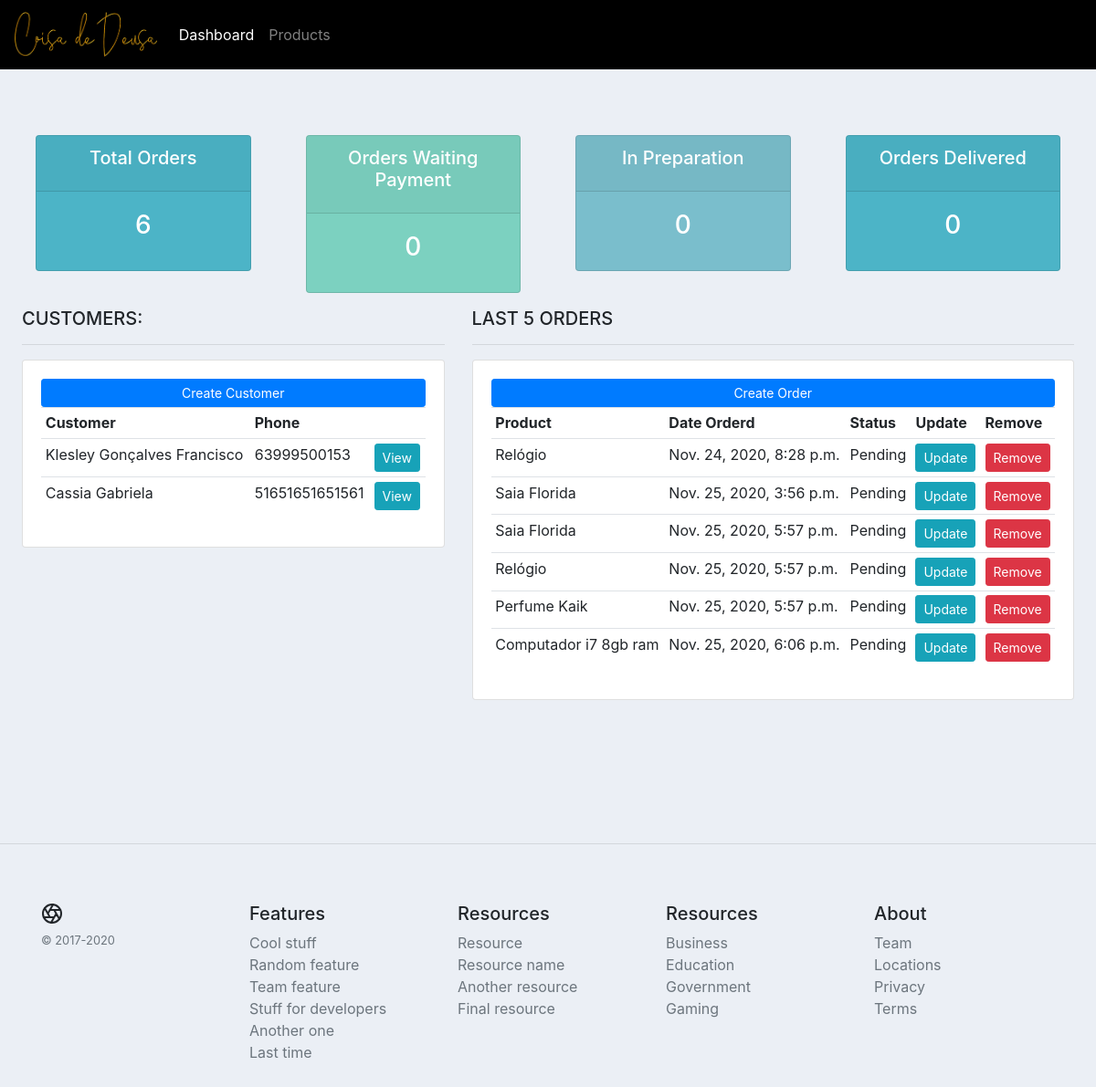
The page /accounts/ on the database as committed earlier.
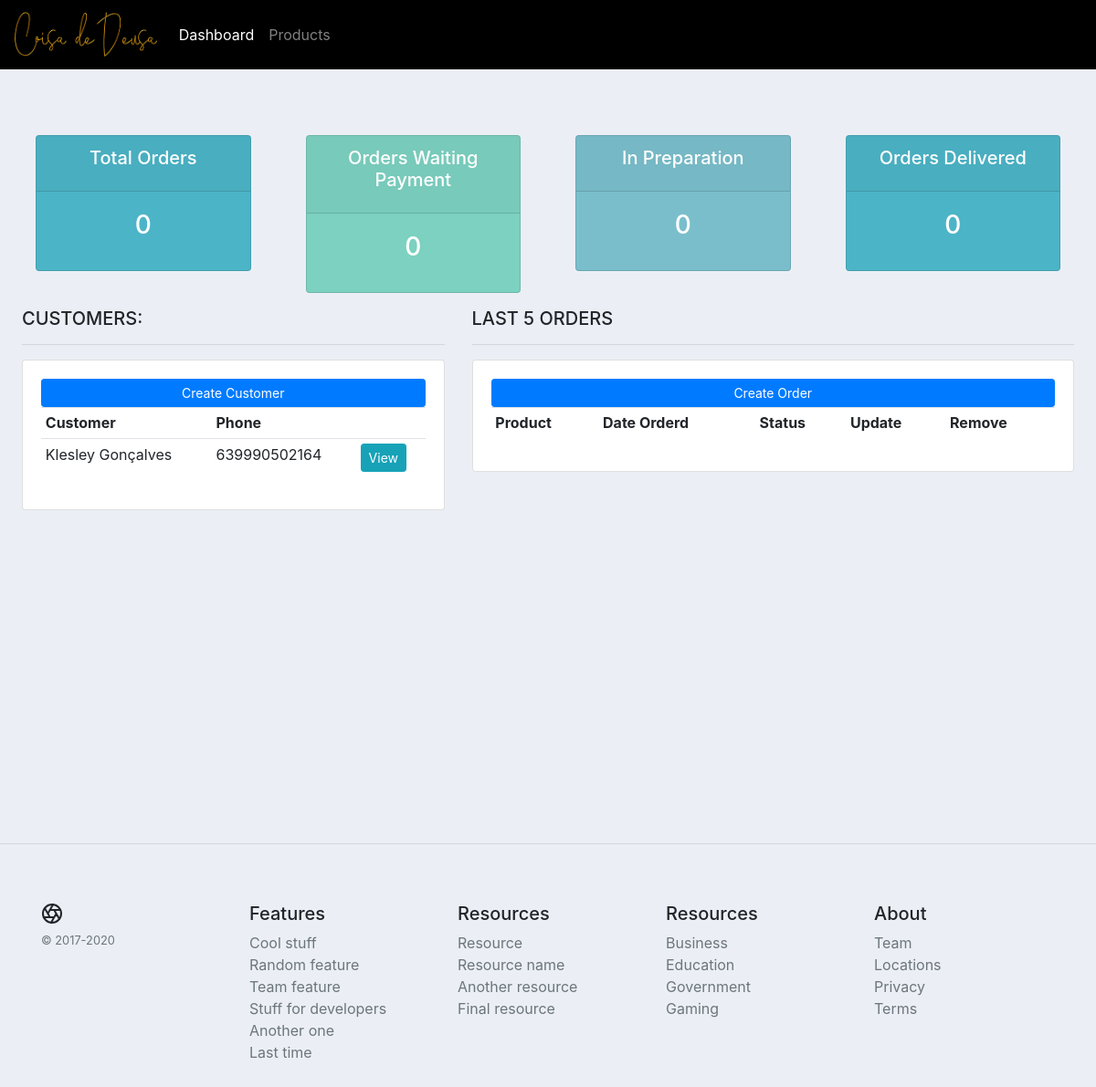
The same page on the database as committed later.
### accounts/models.py (models this page shows, shortened)
class Customer(models.Model):
    name = models.CharField(max_length=200)
    phone = models.CharField(max_length=20)
    email = models.EmailField(max_length=200)
    date_created = models.DateTimeField(auto_now_add=True)

class Order(models.Model):
    STATUS = [
        ('Waiting for Payment','Waiting for Payment'),
        ('Preparation', 'Preparation'),
        ('Out for delivery', 'Out for delivery'),
        ('Delivered', 'Delivered')
    ]
    customer = models.ForeignKey(Customer, null=True, on_delete=models.SET_NULL)
    product = models.ForeignKey(Product, null=True, on_delete=models.SET_NULL)
    status = models.CharField(max_length=255, choices=STATUS, default=STATUS[0],null=True,)
    date_created = models.DateTimeField(auto_now_add=True,null=True)

class Product(models.Model):
    CATEGORY = [('Indoor', 'Indoor'), ('Out door', 'Out door')]
    name = models.CharField(max_length=255, null=True)
    price = models.DecimalField(max_digits=7, decimal_places=2)
    category = models.CharField(max_length=200, choices=CATEGORY)
    description = models.TextField(help_text='Sua descrição vem aqui', blank=True)
    quantity_available = models.PositiveIntegerField(default=0, )
    date_created = models.DateTimeField(auto_now_add=True)
    tags = models.ManyToManyField(Tag)

### accounts/views.py (the view)
# urls.py: 2. Add a URL to urlpatterns:  path('', views.home, name='home')
def home(request):
    context = {}
    orders = Order.objects.all()
    customers = Customer.objects.all()
    total_orders = orders.count()
    delivered = orders.filter(status='Delivered').count()
    waiting_payment = orders.filter(status='Waiting for Payment').count()
    preparation = orders.filter(status='Preparation').count()
    context['orders'] = orders
    context['customers'] = customers
    context['total_orders'] = total_orders
    context['delivered'] = delivered
    context['waiting_payment'] = waiting_payment
    context['preparation'] = preparation
    return render(request, 'accounts/dashboard.html', context)

### accounts/templates/accounts/dashboard.html (shortened to what this page needs)
{% extends 'base.html' %}
{% block content %}
    <br>
    {% include 'accounts/status.html' %}
    <div class="row">
        <div class="col-md-5">
            <h5>CUSTOMERS:</h5>
            <hr>
            <div class="card card-body">
                <a class="btn btn-primary  btn-sm btn-block" href="">Create Customer</a>
                <table class="table table-sm">
                    <tr>
                        <th>Customer</th>
                        <th>Phone</th>
                        <th></th>
                    </tr>
                    {% for customer in customers %}
                        <tr>
                            <td>{{ customer.name }}</td>
                            <td>{{ customer.phone }}</td>
                            <td>
                                <a href="{% url 'customer' customer.id%}" class="btn btn-sm btn-info">View</a>
                            </td>
                        </tr>
                    {% endfor %}
                </table>
            </div>
        </div>
        <div class="col-md-7">
            <h5>LAST 5 ORDERS</h5>
            <hr>
            <div class="card card-body">
                <a class="btn btn-primary  btn-sm btn-block" href="{% url 'create_order' %}">Create Order</a>
                <table class="table table-sm">
                    <tr>
                        <th>Product</th>
                        <th>Date Orderd</th>
                        <th>Status</th>
                        <th>Update</th>
                        <th>Remove</th>
                    </tr>
                    {% for order in orders %}
                        <tr>
                            <td>{{ order.product.name }}</td>
                            <td>{{ order.date_created }}</td>
                            <td>{{ order.status }}</td>
                            <td><a class="btn btn-sm btn-info" href="{% url 'update_order' order.id%}" >Update</a></td>
                            <td><a class="btn btn-sm btn-danger" href="{% url 'delete_order' order.id %}">Remove</a></td>
                        </tr>
                    {% endfor %}
                </table>
            </div>
        </div>
    </div>
{% endblock %}

### templates/base.html (shortened to what this page needs)
{% load static %}
<!DOCTYPE html>
<html lang="pt-br">
<head>
    <link rel="stylesheet" href="https://cdn.jsdelivr.net/npm/bootstrap@4.5.3/dist/css/bootstrap.min.css"
>
    <link rel="stylesheet" href="{% static 'css/main.css' %}">
</head>
<body>
{% include 'snippet/navbar.html' %}
<div style="margin:  2%" class="main">
    {% block content %}
    {% endblock %}
</div>
{% include 'snippet/footer.html' %}
</body>
</html>

### templates/snippet/navbar.html (shortened to what this page needs)
{% load static %}
<nav class="navbar navbar-expand-lg navbar-dark bg-black">
    <a class="navbar-brand" href="{% url 'home' %}"><img src="{% static 'images/logo.png' %}"
                                          alt="Coisa de Deusa, Loja Boutique Instagram Roupas Femininas Belas"
                                           height="50"></a>
    <div class="collapse navbar-collapse" id="navbarNavAltMarkup">
        <div class="navbar-nav">
            <a class="nav-item nav-link active" href="{% url 'home' %}">Dashboard</a>
            <a class="nav-item nav-link" href="{% url 'products' %}">Products</a>
        </div>
    </div>
</nav>

### accounts/templates/accounts/status.html
<br>
<div class="row">
    <div class="col">
		<div class="col-md">
			<div class="card text-center text-white  mb-3" id="total-orders">
			  	<div class="card-header">
			  		<h5 class="card-title">Total Orders</h5>
			  	</div>
			  	<div class="card-body">
			    	<h3 class="card-title">{{ total_orders }}</h3>
			  	</div>
			</div>
		</div>
	</div>
    <div class="col">
		<div class="col-md">
			<div class="card text-center text-white  mb-3" id="orders-pending">
			  	<div class="card-header">
			  		<h5 class="card-title">Orders Waiting Payment</h5>
			  	</div>
			  	<div class="card-body">
			    	<h3 class="card-title">{{ waiting_payment }}</h3>
			  	</div>
			</div>
		</div>
	</div>
	<div class="col">
		<div class="col-md">
			<div class="card text-center text-white  mb-3" id="orders-delivered">
			  	<div class="card-header">
			  		<h5 class="card-title">In Preparation</h5>
			  	</div>
			  	<div class="card-body">
			    	<h3 class="card-title">{{ preparation }}</h3>
			  	</div>
			</div>
		</div>
	</div>
     <div class="col">
		<div class="col-md">
			<div class="card text-center text-white  mb-3" id="total-orders">
			  	<div class="card-header">
			  		<h5 class="card-title">Orders Delivered</h5>
			  	</div>
			  	<div class="card-body">
			    	<h3 class="card-title">{{ delivered }}</h3>
			  	</div>
			</div>
		</div>
	</div>
</div>

### templates/snippet/footer.html (shortened to what this page needs)
<hr>
<footer class="container py-5">
  <div class="row">
    <div class="col-12 col-md">
      <small class="d-block mb-3 text-muted">&copy; 2017-2020</small>
    </div>
    <div class="col-6 col-md">
      <h5>Features</h5>
      <ul class="list-unstyled text-small">
        <li><a class="text-muted" href="#">Cool stuff</a></li>
        <li><a class="text-muted" href="#">Random feature</a></li>
        <li><a class="text-muted" href="#">Team feature</a></li>
        <li><a class="text-muted" href="#">Stuff for developers</a></li>
        <li><a class="text-muted" href="#">Another one</a></li>
        <li><a class="text-muted" href="#">Last time</a></li>
      </ul>
    </div>
    <div class="col-6 col-md">
      <h5>Resources</h5>
      <ul class="list-unstyled text-small">
        <li><a class="text-muted" href="#">Resource</a></li>
        <li><a class="text-muted" href="#">Resource name</a></li>
        <li><a class="text-muted" href="#">Another resource</a></li>
        <li><a class="text-muted" href="#">Final resource</a></li>
      </ul>
    </div>
    <div class="col-6 col-md">
      <h5>Resources</h5>
      <ul class="list-unstyled text-small">
        <li><a class="text-muted" href="#">Business</a></li>
        <li><a class="text-muted" href="#">Education</a></li>
        <li><a class="text-muted" href="#">Government</a></li>
        <li><a class="text-muted" href="#">Gaming</a></li>
      </ul>
    </div>
    <div class="col-6 col-md">
      <h5>About</h5>
      <ul class="list-unstyled text-small">
        <li><a class="text-muted" href="#">Team</a></li>
        <li><a class="text-muted" href="#">Locations</a></li>
        <li><a class="text-muted" href="#">Privacy</a></li>
        <li><a class="text-muted" href="#">Terms</a></li>
      </ul>
    </div>
  </div>
</footer>

### static/css/main.css (style rules this page uses)
body { background-color: #ebeff5; }
#total-orders { background-color: #4cb4c7; }
#orders-delivered { background-color: #7abecc; }
#orders-pending { background-color: #7CD1C0; }
.bg-black { background-color: black; }

### templates/base.html (style rules this page uses)
.main { min-height: 100vh; height: 100%; }

Rows that differ between the two databases and show on the page:
removed Customer: name "Cassia Gabriela", phone "51651651651561"
removed Order: product.name "Relógio", date_created "Nov. 24, 2020, 8:28 p.m.", status "Pending"
removed Order: product.name "Saia Florida", date_created "Nov. 25, 2020, 3:56 p.m.", status "Pending"
removed Order: product.name "Saia Florida", date_created "Nov. 25, 2020, 5:57 p.m.", status "Pending"
removed Order: product.name "Relógio", date_created "Nov. 25, 2020, 5:57 p.m.", status "Pending"
removed Order: product.name "Perfume Kaik", date_created "Nov. 25, 2020, 5:57 p.m.", status "Pending"
removed Order: product.name "Computador i7 8gb ram", date_created "Nov. 25, 2020, 6:06 p.m.", status "Pending"
changed Customer: name "Klesley Gonçalves Francisco" → "Klesley Gonçalves"; phone "63999500153" → "639990502164"
Other text that changed with them:
{{ total_orders }}: "6" → "0"
